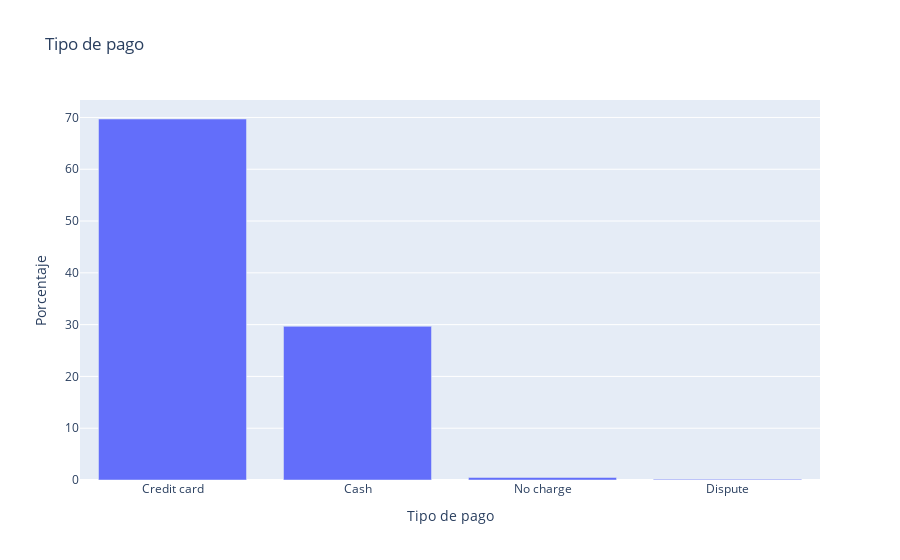

Notebook code cell kept with this figure:
### Code cell
fig = px.bar(data_payment_type, x=data_payment_type.index, y='Porcentaje',
            labels={'index':'Tipo de pago'}, title='Tipo de pago')
fig.show()

### Figure 1 — Plotly figure (JSON) as saved in the notebook; plotly's stock layout.template omitted (floating-point values rounded to 4 significant figures)
{"data": [{"alignmentgroup": "True", "hovertemplate": "Tipo de pago=%{x}<br>Porcentaje=%{y}<extra></extra>", "legendgroup": "", "marker": {"color": "#636efa", "pattern": {"shape": ""}}, "name": "", "offsetgroup": "", "orientation": "v", "showlegend": false, "textposition": "auto", "type": "bar", "x": ["Credit card", "Cash", "No charge", "Dispute"], "xaxis": "x", "y": [69.7, 29.67, 0.4932, 0.1353], "yaxis": "y"}], "layout": {"barmode": "relative", "legend": {"tracegroupgap": 0}, "title": {"text": "Tipo de pago"}, "xaxis": {"anchor": "y", "domain": [0, 1], "title": {"text": "Tipo de pago"}}, "yaxis": {"anchor": "x", "domain": [0, 1], "title": {"text": "Porcentaje"}}}}
